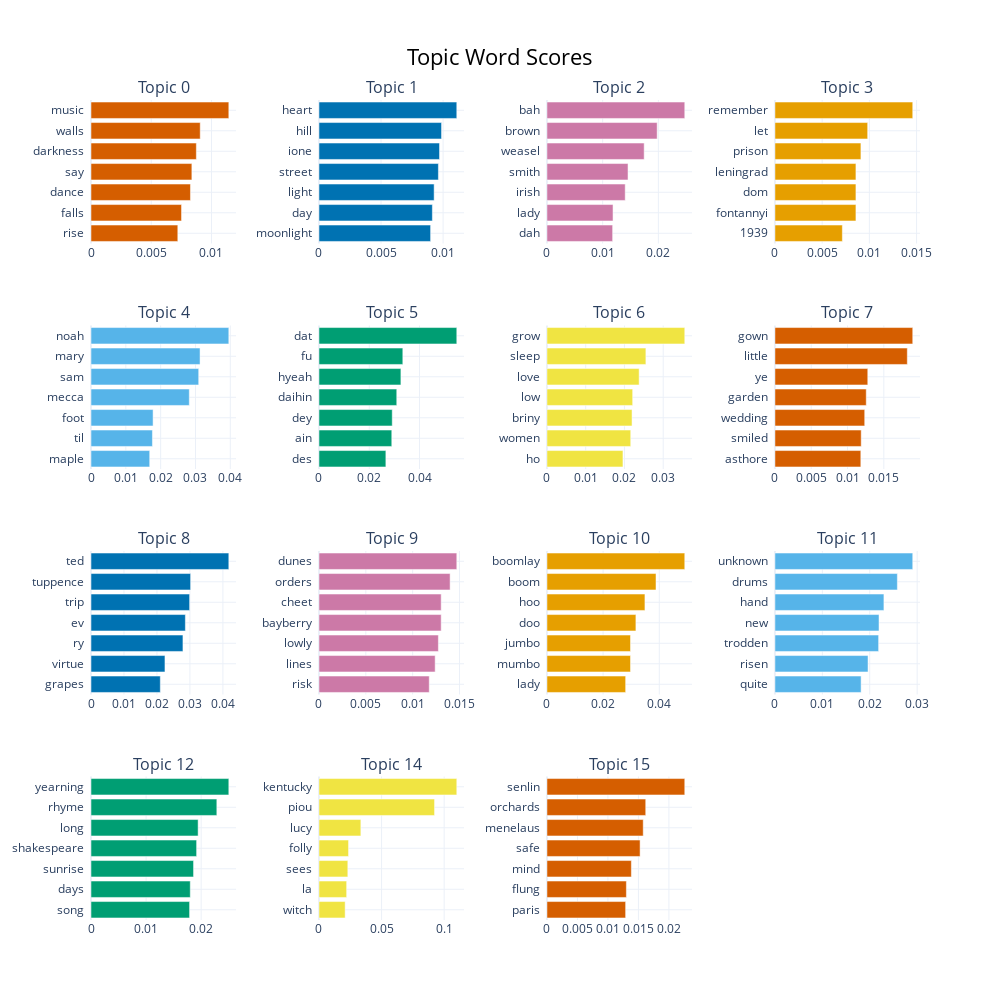

Notebook cell for this chart:
### Code cell
topic_model.visualize_barchart(top_n_topics=15, n_words=7)

### Figure 1 — Plotly figure (JSON) as saved in the notebook; plotly's stock layout.template omitted (floating-point values rounded to 4 significant figures)
{"data": [{"marker": {"color": "#D55E00"}, "orientation": "h", "type": "bar", "x": [0.007207, 0.007516, 0.008257, 0.008374, 0.008746, 0.009067, 0.01144], "xaxis": "x", "y": ["rise  ", "falls  ", "dance  ", "say  ", "darkness  ", "walls  ", "music  "], "yaxis": "y"}, {"marker": {"color": "#0072B2"}, "orientation": "h", "type": "bar", "x": [0.008994, 0.009137, 0.009279, 0.009622, 0.009712, 0.009876, 0.01111], "xaxis": "x2", "y": ["moonlight  ", "day  ", "light  ", "street  ", "ione  ", "hill  ", "heart  "], "yaxis": "y2"}, {"marker": {"color": "#CC79A7"}, "orientation": "h", "type": "bar", "x": [0.01179, 0.01186, 0.01405, 0.01455, 0.01745, 0.01978, 0.02474], "xaxis": "x3", "y": ["dah  ", "lady  ", "irish  ", "smith  ", "weasel  ", "brown  ", "bah  "], "yaxis": "y3"}, {"marker": {"color": "#E69F00"}, "orientation": "h", "type": "bar", "x": [0.00714, 0.008577, 0.008577, 0.008577, 0.009105, 0.009821, 0.01459], "xaxis": "x4", "y": ["1939  ", "fontannyi  ", "dom  ", "leningrad  ", "prison  ", "let  ", "remember  "], "yaxis": "y4"}, {"marker": {"color": "#56B4E9"}, "orientation": "h", "type": "bar", "x": [0.01686, 0.01764, 0.01783, 0.02823, 0.03093, 0.03131, 0.03958], "xaxis": "x5", "y": ["maple  ", "til  ", "foot  ", "mecca  ", "sam  ", "mary  ", "noah  "], "yaxis": "y5"}, {"marker": {"color": "#009E73"}, "orientation": "h", "type": "bar", "x": [0.02661, 0.02896, 0.02914, 0.03094, 0.03259, 0.03335, 0.05482], "xaxis": "x6", "y": ["des  ", "ain  ", "dey  ", "daihin  ", "hyeah  ", "fu  ", "dat  "], "yaxis": "y6"}, {"marker": {"color": "#F0E442"}, "orientation": "h", "type": "bar", "x": [0.01962, 0.02162, 0.02196, 0.02212, 0.02379, 0.02553, 0.03557], "xaxis": "x7", "y": ["ho  ", "women  ", "briny  ", "low  ", "love  ", "sleep  ", "grow  "], "yaxis": "y7"}, {"marker": {"color": "#D55E00"}, "orientation": "h", "type": "bar", "x": [0.01183, 0.01188, 0.01237, 0.01258, 0.01279, 0.01823, 0.01898], "xaxis": "x8", "y": ["asthore  ", "smiled  ", "wedding  ", "garden  ", "ye  ", "little  ", "gown  "], "yaxis": "y8"}, {"marker": {"color": "#0072B2"}, "orientation": "h", "type": "bar", "x": [0.02102, 0.02243, 0.02788, 0.02862, 0.0299, 0.0302, 0.04179], "xaxis": "x9", "y": ["grapes  ", "virtue  ", "ry  ", "ev  ", "trip  ", "tuppence  ", "ted  "], "yaxis": "y9"}, {"marker": {"color": "#CC79A7"}, "orientation": "h", "type": "bar", "x": [0.01177, 0.0124, 0.01274, 0.01304, 0.01304, 0.01399, 0.01471], "xaxis": "x10", "y": ["risk  ", "lines  ", "lowly  ", "bayberry  ", "cheet  ", "orders  ", "dunes  "], "yaxis": "y10"}, {"marker": {"color": "#E69F00"}, "orientation": "h", "type": "bar", "x": [0.02803, 0.02975, 0.02975, 0.03168, 0.03489, 0.03884, 0.04908], "xaxis": "x11", "y": ["lady  ", "mumbo  ", "jumbo  ", "doo  ", "hoo  ", "boom  ", "boomlay  "], "yaxis": "y11"}, {"marker": {"color": "#56B4E9"}, "orientation": "h", "type": "bar", "x": [0.01818, 0.01965, 0.02187, 0.02196, 0.02299, 0.02583, 0.02908], "xaxis": "x12", "y": ["quite  ", "risen  ", "trodden  ", "new  ", "hand  ", "drums  ", "unknown  "], "yaxis": "y12"}, {"marker": {"color": "#009E73"}, "orientation": "h", "type": "bar", "x": [0.0179, 0.01802, 0.01862, 0.01918, 0.01945, 0.02285, 0.02502], "xaxis": "x13", "y": ["song  ", "days  ", "sunrise  ", "shakespeare  ", "long  ", "rhyme  ", "yearning  "], "yaxis": "y13"}, {"marker": {"color": "#F0E442"}, "orientation": "h", "type": "bar", "x": [0.02091, 0.02211, 0.02305, 0.02362, 0.03346, 0.09234, 0.1101], "xaxis": "x14", "y": ["witch  ", "la  ", "sees  ", "folly  ", "lucy  ", "piou  ", "kentucky  "], "yaxis": "y14"}, {"marker": {"color": "#D55E00"}, "orientation": "h", "type": "bar", "x": [0.0129, 0.01303, 0.01384, 0.01527, 0.01579, 0.0162, 0.0226], "xaxis": "x15", "y": ["paris  ", "flung  ", "mind  ", "safe  ", "menelaus  ", "orchards  ", "senlin  "], "yaxis": "y15"}], "layout": {"annotations": [{"font": {"size": 16}, "showarrow": false, "text": "Topic 0", "x": 0.0875, "xanchor": "center", "xref": "paper", "y": 1, "yanchor": "bottom", "yref": "paper"}, {"font": {"size": 16}, "showarrow": false, "text": "Topic 1", "x": 0.3625, "xanchor": "center", "xref": "paper", "y": 1, "yanchor": "bottom", "yref": "paper"}, {"font": {"size": 16}, "showarrow": false, "text": "Topic 2", "x": 0.6375, "xanchor": "center", "xref": "paper", "y": 1, "yanchor": "bottom", "yref": "paper"}, {"font": {"size": 16}, "showarrow": false, "text": "Topic 3", "x": 0.9125, "xanchor": "center", "xref": "paper", "y": 1, "yanchor": "bottom", "yref": "paper"}, {"font": {"size": 16}, "showarrow": false, "text": "Topic 4", "x": 0.0875, "xanchor": "center", "xref": "paper", "y": 0.725, "yanchor": "bottom", "yref": "paper"}, {"font": {"size": 16}, "showarrow": false, "text": "Topic 5", "x": 0.3625, "xanchor": "center", "xref": "paper", "y": 0.725, "yanchor": "bottom", "yref": "paper"}, {"font": {"size": 16}, "showarrow": false, "text": "Topic 6", "x": 0.6375, "xanchor": "center", "xref": "paper", "y": 0.725, "yanchor": "bottom", "yref": "paper"}, {"font": {"size": 16}, "showarrow": false, "text": "Topic 7", "x": 0.9125, "xanchor": "center", "xref": "paper", "y": 0.725, "yanchor": "bottom", "yref": "paper"}, {"font": {"size": 16}, "showarrow": false, "text": "Topic 8", "x": 0.0875, "xanchor": "center", "xref": "paper", "y": 0.45, "yanchor": "bottom", "yref": "paper"}, {"font": {"size": 16}, "showarrow": false, "text": "Topic 9", "x": 0.3625, "xanchor": "center", "xref": "paper", "y": 0.45, "yanchor": "bottom", "yref": "paper"}, {"font": {"size": 16}, "showarrow": false, "text": "Topic 10", "x": 0.6375, "xanchor": "center", "xref": "paper", "y": 0.45, "yanchor": "bottom", "yref": "paper"}, {"font": {"size": 16}, "showarrow": false, "text": "Topic 11", "x": 0.9125, "xanchor": "center", "xref": "paper", "y": 0.45, "yanchor": "bottom", "yref": "paper"}, {"font": {"size": 16}, "showarrow": false, "text": "Topic 12", "x": 0.0875, "xanchor": "center", "xref": "paper", "y": 0.175, "yanchor": "bottom", "yref": "paper"}, {"font": {"size": 16}, "showarrow": false, "text": "Topic 14", "x": 0.3625, "xanchor": "center", "xref": "paper", "y": 0.175, "yanchor": "bottom", "yref": "paper"}, {"font": {"size": 16}, "showarrow": false, "text": "Topic 15", "x": 0.6375, "xanchor": "center", "xref": "paper", "y": 0.175, "yanchor": "bottom", "yref": "paper"}], "height": 1000, "hoverlabel": {"bgcolor": "white", "font": {"family": "Rockwell", "size": 16}}, "showlegend": false, "title": {"font": {"color": "Black", "size": 22}, "text": "Topic Word Scores", "x": 0.5, "xanchor": "center", "yanchor": "top"}, "width": 1000, "xaxis": {"anchor": "y", "domain": [0, 0.175], "showgrid": true}, "xaxis10": {"anchor": "y10", "domain": [0.275, 0.45], "showgrid": true}, "xaxis11": {"anchor": "y11", "domain": [0.55, 0.725], "showgrid": true}, "xaxis12": {"anchor": "y12", "domain": [0.825, 1], "showgrid": true}, "xaxis13": {"anchor": "y13", "domain": [0, 0.175], "showgrid": true}, "xaxis14": {"anchor": "y14", "domain": [0.275, 0.45], "showgrid": true}, "xaxis15": {"anchor": "y15", "domain": [0.55, 0.725], "showgrid": true}, "xaxis16": {"anchor": "y16", "domain": [0.825, 1], "showgrid": true}, "xaxis2": {"anchor": "y2", "domain": [0.275, 0.45], "showgrid": true}, "xaxis3": {"anchor": "y3", "domain": [0.55, 0.725], "showgrid": true}, "xaxis4": {"anchor": "y4", "domain": [0.825, 1], "showgrid": true}, "xaxis5": {"anchor": "y5", "domain": [0, 0.175], "showgrid": true}, "xaxis6": {"anchor": "y6", "domain": [0.275, 0.45], "showgrid": true}, "xaxis7": {"anchor": "y7", "domain": [0.55, 0.725], "showgrid": true}, "xaxis8": {"anchor": "y8", "domain": [0.825, 1], "showgrid": true}, "xaxis9": {"anchor": "y9", "domain": [0, 0.175], "showgrid": true}, "yaxis": {"anchor": "x", "domain": [0.825, 1], "showgrid": true}, "yaxis10": {"anchor": "x10", "domain": [0.275, 0.45], "showgrid": true}, "yaxis11": {"anchor": "x11", "domain": [0.275, 0.45], "showgrid": true}, "yaxis12": {"anchor": "x12", "domain": [0.275, 0.45], "showgrid": true}, "yaxis13": {"anchor": "x13", "domain": [0, 0.175], "showgrid": true}, "yaxis14": {"anchor": "x14", "domain": [0, 0.175], "showgrid": true}, "yaxis15": {"anchor": "x15", "domain": [0, 0.175], "showgrid": true}, "yaxis16": {"anchor": "x16", "domain": [0, 0.175], "showgrid": true}, "yaxis2": {"anchor": "x2", "domain": [0.825, 1], "showgrid": true}, "yaxis3": {"anchor": "x3", "domain": [0.825, 1], "showgrid": true}, "yaxis4": {"anchor": "x4", "domain": [0.825, 1], "showgrid": true}, "yaxis5": {"anchor": "x5", "domain": [0.55, 0.725], "showgrid": true}, "yaxis6": {"anchor": "x6", "domain": [0.55, 0.725], "showgrid": true}, "yaxis7": {"anchor": "x7", "domain": [0.55, 0.725], "showgrid": true}, "yaxis8": {"anchor": "x8", "domain": [0.55, 0.725], "showgrid": true}, "yaxis9": {"anchor": "x9", "domain": [0.275, 0.45], "showgrid": true}}}
